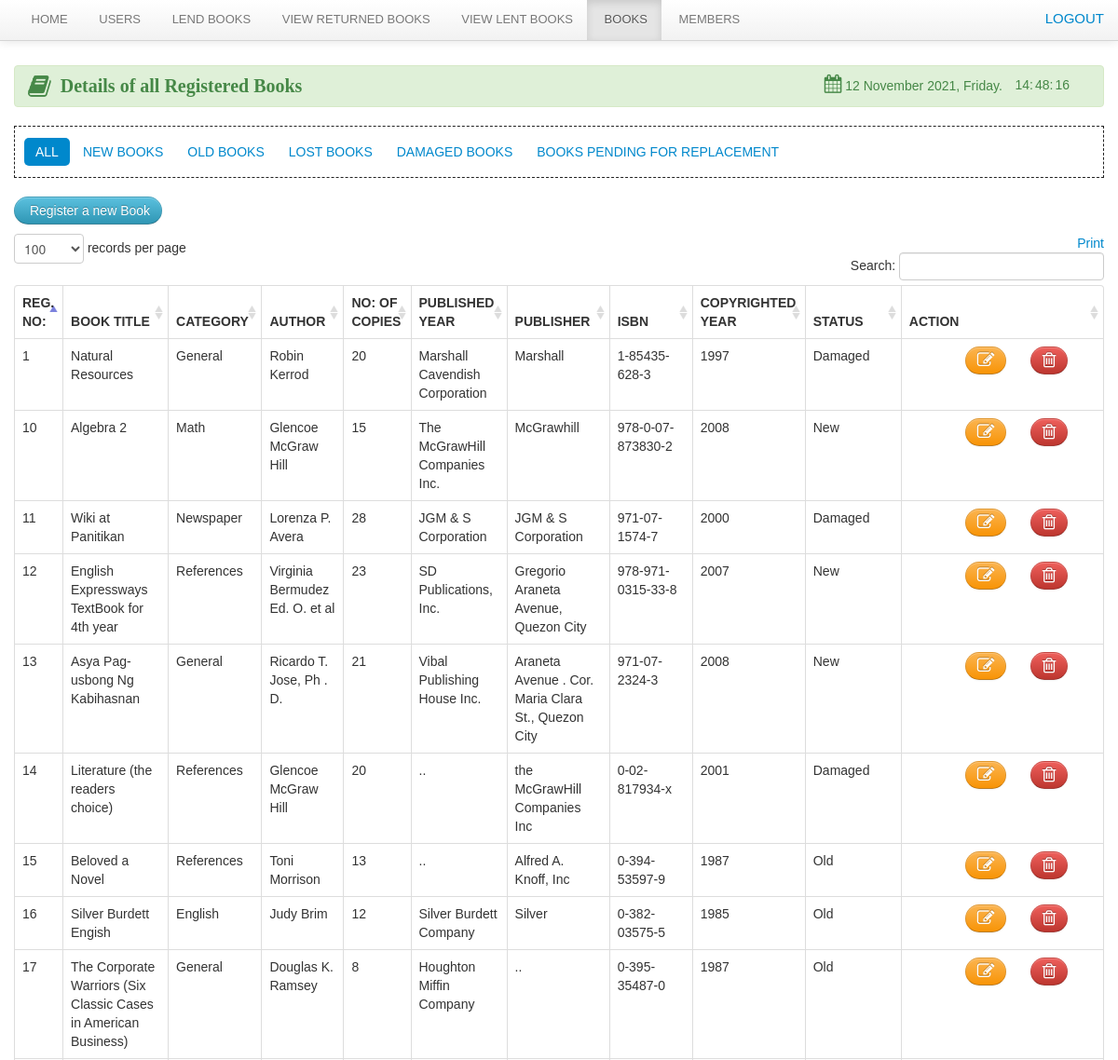
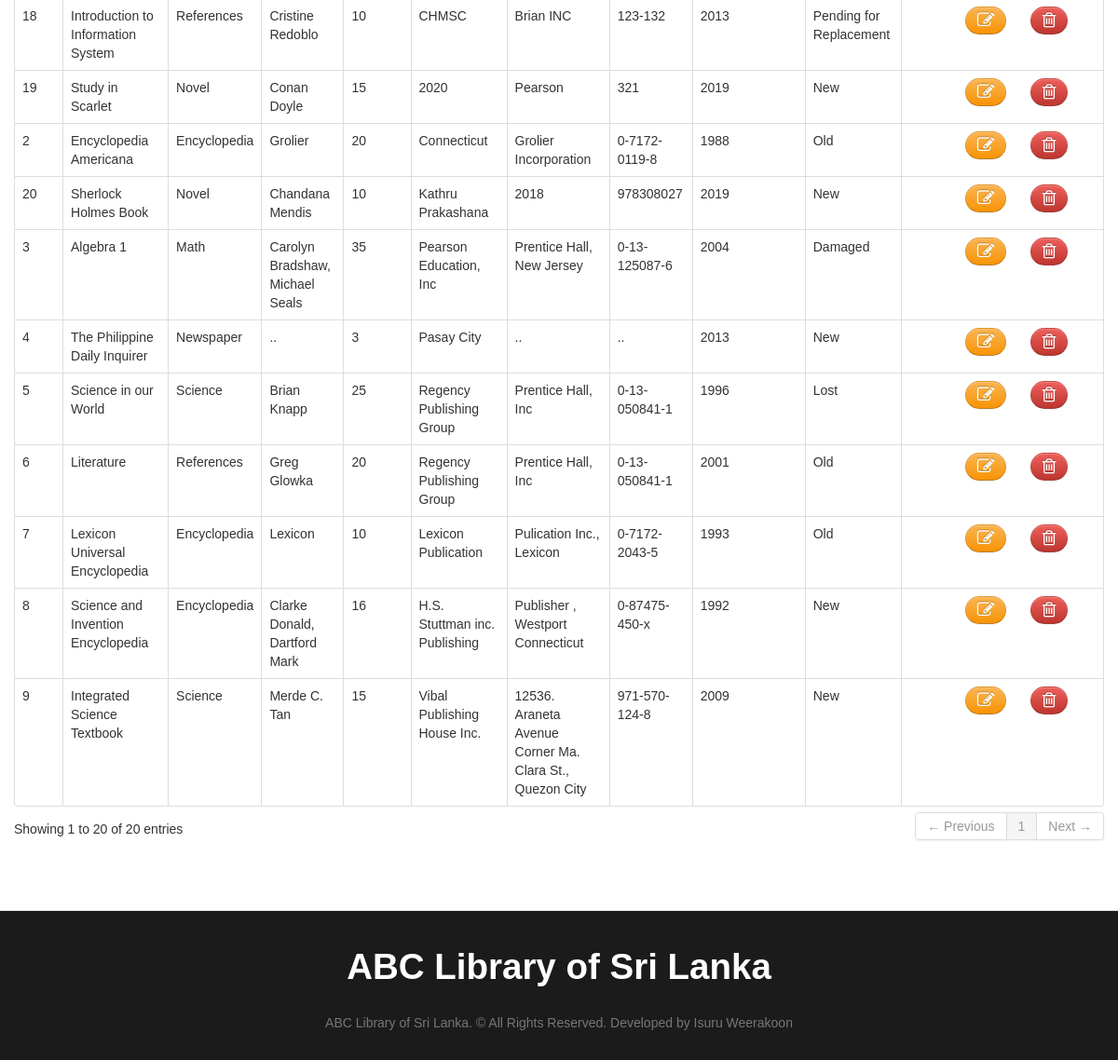
Page /librarian/books.php on the committed database (2 pictures, top to bottom).
### tables this page shows
CREATE TABLE `book` (
  `book_id` int(11) NOT NULL,
  `book_title` varchar(100) NOT NULL,
  `category_id` int(50) NOT NULL,
  `author` varchar(50) NOT NULL,
  `book_copies` int(11) NOT NULL,
  `book_pub` varchar(100) NOT NULL,
  `publisher_name` varchar(100) NOT NULL,
  `isbn` varchar(50) NOT NULL,
  `copyright_year` int(11) NOT NULL,
  `date_added` datetime NOT NULL,
  `status` varchar(30) NOT NULL
);

CREATE TABLE `category` (
  `category_id` int(11) NOT NULL,
  `classname` varchar(50) DEFAULT NULL
);

### librarian/books.php (the view, shortened to what this page needs)
<?php include('header.php'); ?>
<?php include('navbar_books.php'); ?>
	<div class="container">
		<div class="margin-top">
			<div class="row">
				<div class="span12">
					<br>
					<div class="alert alert-success">
						<strong style="font-family: 'Arial Black', arial-black;font-size: 20px;"><i class="icon-book icon-large"></i>&nbsp;&nbsp;Details of all Registered Books</strong>
						<div class="pull-right">
							<table>
								<tr>
									<td><i class="icon-calendar icon-small" style="font-size: 20px;"></i>
                                        <?php
                                            $Today = date('y:m:d');
                                            $new = date('d F Y, l', strtotime($Today));
                                            echo $new.'.  ';
                                        ?>&nbsp;&nbsp;</td>
									<td id="Hour"></td>
									<td id="Minut"></td>
									<td id="Second"></td>
							</table>
						</div>
					</div>
					<ul class="nav nav-pills nav-justified">
						<li   class="active"><a href="books.php">All</a></li>
						<li><a href="new_books.php">New Books</a></li>
						<li><a href="old_books.php">Old Books</a></li>
						<li><a href="lost.php">Lost Books</a></li>
						<li><a href="damage.php">Damaged Books</a></li>
						<li><a href="sub_rep.php">Books Pending for Replacement</a></li>
					</ul>
					<p><a href="#add_book" class="btn btn-info" data-toggle="modal">&nbsp;Register a new Book </a></p>
				</div>
				<div class="span12">
					<table cellpadding="0" cellspacing="0" border="0" class="table  table-bordered" id="example">
						<div class="pull-right">
							<a href="" onclick="window.print()" class="btn-deafult"></i> Print</a>
						</div>
						<thead>
						<tr>
							<th>Reg. No:</th>
							<th>Book Title</th>
							<th>Category</th>
							<th>Author</th>
							<th class="action">No: of Copies</th>
							<th>Published Year</th>
							<th>Publisher</th>
							<th>ISBN</th>
							<th>Copyrighted Year</th>
							<th>Status</th>
							<th class="action">Action</th>
						</tr>
						</thead>
						<tbody>
                        <?php
                            $user_query = mysqli_query($connect,"select * from book where status != 'Archived'")or die("Query Failed -> ".mysqli_error($connect));
                            while($row=mysqli_fetch_array($user_query)){
                                $id=$row['book_id'];
                                $cat_id=$row['category_id'];
                                $cat_query = mysqli_query($connect,"select * from category where category_id = '$cat_id'")or die("Query Failed -> ".mysqli_error($connect));
                                $cat_row = mysqli_fetch_array($cat_query);
                                ?>
								<tr class="del<?php echo $id ?>">
									<td><?php echo $row['book_id']; ?></td>
									<td><?php echo $row['book_title']; ?></td>
									<td><?php echo $cat_row ['classname']; ?> </td>
									<td><?php echo $row['author']; ?> </td>
									<td class="action"><?php echo $row['book_copies'];?> </td>
									<td><?php echo $row['book_pub']; ?></td>
									<td><?php echo $row['publisher_name']; ?></td>
									<td><?php echo $row['isbn']; ?></td>
									<td><?php echo $row['copyright_year']; ?></td>
									<td><?php echo $row['status']; ?></td>
									<td class="action">
										<div class="span2">
											<a rel="tooltip"  title="Delete" id="<?php echo $id; ?>" href="#delete_book<?php echo $id; ?>" data-toggle="modal"    class="btn btn-danger"><i class="icon-trash icon-large"></i></a>
											<div class="span1">
												<a rel="tooltip"  title="Edit" id="e<?php echo $id; ?>" href="#edit<?php echo $id; ?>" data-toggle="modal" class="btn btn-warning">   <i class="icon-edit icon-large"></i></a>
											</div></div>
									</td>
								</tr>
                            <?php  }  ?>
						</tbody>
					</table>
				</div>
			</div>
		</div>
	</div>
<?php include('footer.php') ?>

### css/docs.css (style rules this page uses)
body { font-family:'TR Century Gothic',Helvetica,Arial,sans-serif !important; }
.btn { border-radius: 25px !important; }
.alert { text-shadow: none; }
.nav-tabs, .nav-pills { border: 1px dashed #222 !important; padding: 10px; }
th { text-transform:uppercase; }
.nav li a { text-transform:uppercase; }
.margin-top { margin-top:50px; }
body { background: url(../img/grid_noise.png); position: relative; }

### css/print.css (style rules this page uses)
.action { display:none; }
th { text-align:left; }
td { text-align:left; border-top:1px solid; padding:2px; }
.btn { display:none; }
.alert { display:none; }
body { font-family:arial; font-size:13px; }
.nav { display:none; }

### rows in the picture
book: book_id "1", book_title "Natural Resources", category.classname "General", author "Robin Kerrod", book_copies "20", book_pub "Marshall Cavendish Corporation", publisher_name "Marshall", isbn "1-85435-628-3", copyright_year "1997", status "Damaged"
book: book_id "2", book_title "Encyclopedia Americana", category.classname "Encyclopedia", author "Grolier", book_copies "20", book_pub "Connecticut", publisher_name "Grolier Incorporation", isbn "0-7172-0119-8", copyright_year "1988", status "Old"
book: book_id "3", book_title "Algebra 1", category.classname "Math", author "Carolyn Bradshaw, Michael Seals", book_copies "35", book_pub "Pearson Education, Inc", publisher_name "Prentice Hall, New Jersey", isbn "0-13-125087-6", copyright_year "2004", status "Damaged"
book: book_id "4", book_title "The Philippine Daily Inquirer", category.classname "Newspaper", author "..", book_copies "3", book_pub "Pasay City", publisher_name "..", isbn "..", copyright_year "2013", status "New"
book: book_id "5", book_title "Science in our World", category.classname "Science", author "Brian Knapp", book_copies "25", book_pub "Regency Publishing Group", publisher_name "Prentice Hall, Inc", isbn "0-13-050841-1", copyright_year "1996", status "Lost"
book: book_id "6", book_title "Literature", category.classname "References", author "Greg Glowka", book_copies "20", book_pub "Regency Publishing Group", publisher_name "Prentice Hall, Inc", isbn "0-13-050841-1", copyright_year "2001", status "Old"
book: book_id "7", book_title "Lexicon Universal Encyclopedia", category.classname "Encyclopedia", author "Lexicon", book_copies "10", book_pub "Lexicon Publication", publisher_name "Pulication Inc., Lexicon", isbn "0-7172-2043-5", copyright_year "1993", status "Old"
book: book_id "8", book_title "Science and Invention Encyclopedia", category.classname "Encyclopedia", author "Clarke Donald, Dartford Mark", book_copies "16", book_pub "H.S. Stuttman inc. Publishing", publisher_name "Publisher , Westport Connecticut", isbn "0-87475-450-x", copyright_year "1992", status "New"
book: book_id "9", book_title "Integrated Science Textbook", category.classname "Science", author "Merde C. Tan", book_copies "15", book_pub "Vibal Publishing House Inc.", publisher_name "12536. Araneta Avenue Corner Ma. Clara St., Quezon City", isbn "971-570-124-8", copyright_year "2009", status "New"
book: book_id "10", book_title "Algebra 2", category.classname "Math", author "Glencoe McGraw Hill", book_copies "15", book_pub "The McGrawHill Companies Inc.", publisher_name "McGrawhill", isbn "978-0-07-873830-2", copyright_year "2008", status "New"
book: book_id "11", book_title "Wiki at Panitikan", category.classname "Newspaper", author "Lorenza P. Avera", book_copies "28", book_pub "JGM & S Corporation", publisher_name "JGM & S Corporation", isbn "971-07-1574-7", copyright_year "2000", status "Damaged"
book: book_id "12", book_title "English Expressways TextBook for 4th year", category.classname "References", author "Virginia Bermudez Ed. O. et al", book_copies "23", book_pub "SD Publications, Inc.", publisher_name "Gregorio Araneta Avenue, Quezon City", isbn "978-971-0315-33-8", copyright_year "2007", status "New"
book: book_id "13", book_title "Asya Pag-usbong Ng Kabihasnan", category.classname "General", author "Ricardo T. Jose, Ph . D.", book_copies "21", book_pub "Vibal Publishing House Inc.", publisher_name "Araneta Avenue . Cor. Maria Clara St., Quezon City", isbn "971-07-2324-3", copyright_year "2008", status "New"
book: book_id "14", book_title "Literature (the readers choice)", category.classname "References", author "Glencoe McGraw Hill", book_copies "20", book_pub "..", publisher_name "the McGrawHill Companies Inc", isbn "0-02-817934-x", copyright_year "2001", status "Damaged"
book: book_id "15", book_title "Beloved a Novel", category.classname "References", author "Toni Morrison", book_copies "13", book_pub "..", publisher_name "Alfred A. Knoff, Inc", isbn "0-394-53597-9", copyright_year "1987", status "Old"
book: book_id "16", book_title "Silver Burdett Engish", category.classname "English", author "Judy Brim", book_copies "12", book_pub "Silver Burdett Company", publisher_name "Silver", isbn "0-382-03575-5", copyright_year "1985", status "Old"
book: book_id "17", book_title "The Corporate Warriors (Six Classic Cases in American Business)", category.classname "General", author "Douglas K. Ramsey", book_copies "8", book_pub "Houghton Miffin Company", publisher_name "..", isbn "0-395-35487-0", copyright_year "1987", status "Old"
book: book_id "18", book_title "Introduction to Information System", category.classname "References", author "Cristine Redoblo", book_copies "10", book_pub "CHMSC", publisher_name "Brian INC", isbn "123-132", copyright_year "2013", status "Pending for Replacement"
book: book_id "19", book_title "Study in Scarlet", category.classname "Novel", author "Conan Doyle", book_copies "15", book_pub "2020", publisher_name "Pearson", isbn "321", copyright_year "2019", status "New"
book: book_id "20", book_title "Sherlock Holmes Book", category.classname "Novel", author "Chandana Mendis", book_copies "10", book_pub "Kathru Prakashana", publisher_name "2018", isbn "978308027", copyright_year "2019", status "New"
